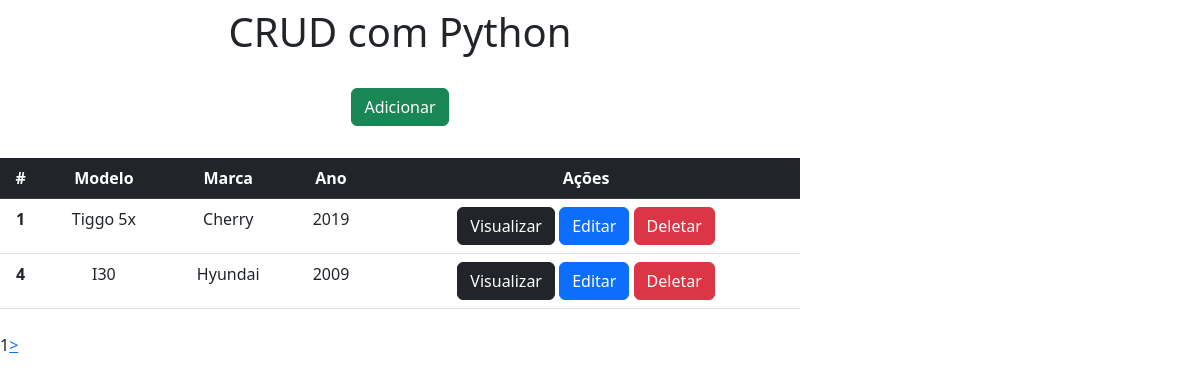
The page / on the database its author committed.
### app/models.py (models this page shows)
class Carros(models.Model):
    modelo = models.CharField(max_length=150)
    marca = models.CharField(max_length=100)
    ano = models.IntegerField()

### app/views.py (the view)
# urls.py: 2. Add a URL to urlpatterns:  path('', views.home, name='home')
def home(request):                      # Define a função Home que ao ser chamada
    data = {}
    all = Carros.objects.all()
    paginator = Paginator(all, 2)
    pages = request.GET.get('page')
    data['db'] =  paginator.get_page(pages)
    return render(request, 'index.html', data)

### app/templates/index.html (shortened to what this page needs)
<!DOCTYPE html>
<html lang="pt-br">
<head>
    <link href="https://cdn.jsdelivr.net/npm/bootstrap@5.3.0-alpha1/dist/css/bootstrap.min.css" rel="stylesheet">
</head>
<body>
    <div class="col-8 m-alto pt-2 pb-2 text-center">
        <h1>CRUD com Python</h1>
    </div>
    <div class="col-8 m-alto pt-3 pb-2 text-center">
      <a href="/form" class="btn btn-success">Adicionar</a>
    </div>
    <div class="col-8 m-alto pt-4 pb-2 text-center">
        <table class="table">
            <thead class="table-dark">
              <tr>
                <th scope="col">#</th>
                <th scope="col">Modelo</th>
                <th scope="col">Marca</th>
                <th scope="col">Ano</th>
                <th scope="col">Ações</th>
              </tr>
            </thead>
            <tbody>
              {% for dbs in db %}
              <tr>
                <th>{{dbs.id}}</th>
                <td>{{dbs.modelo}}</td>
                <td>{{dbs.marca}}</td>
                <td>{{dbs.ano}}</td>
                <td>
                  <a href="/view/{{dbs.id}}" class="btn btn-dark">Visualizar</a>
                  <a href="/edit/{{dbs.id}}" class="btn btn-primary">Editar</a>
                  <a href="/delete/{{dbs.id}}" class="btn btn-danger btnDel">Deletar</a>
                </td>
              </tr>
              {% endfor %}
            </tbody>
        </table>
    </div>
    <div class="pagination">
      {{db.number}}
      {% if db.has_next %}
      <a href="?page={{db.next_page_number}}"> > </a>
      {% endif %}
    </div>
    {% load static %}
</body>
</html>

### rows shown on the page
Carros: id "1", modelo "Tiggo 5x", marca "Cherry", ano "2019"
Carros: id "4", modelo "I30", marca "Hyundai", ano "2009"

### other values the page prints
{{ db.number }} "1"
